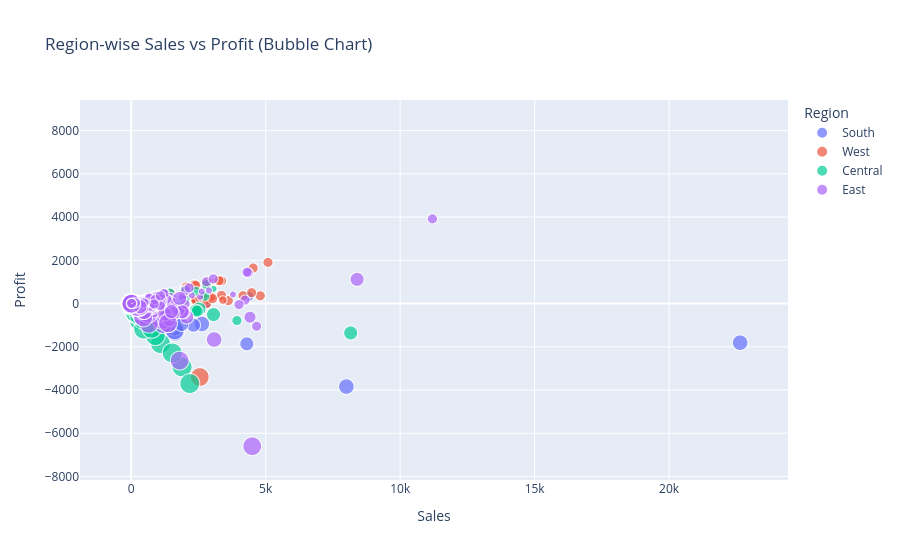

Notebook code cell kept with this figure:
### Markdown cell above
## 1. Region-wise Sales & Profit Bubble Chart

### Code cell
if set(['Region','Sales','Profit','Discount','Segment','Category','Sub-Category']).issubset(df.columns):
    fig = px.scatter(df, x='Sales', y='Profit', color='Region', size='Discount',
                     hover_data=['Segment','Category','Sub-Category'], opacity=0.7,
                     title='Region-wise Sales vs Profit (Bubble Chart)')
    fig.show()

### Figure 1 — Plotly figure (JSON) as saved in the notebook; plotly's stock layout.template omitted (floating-point values rounded to 4 significant figures; data arrays with more than 128 entries replaced by an {"elided": "..."} marker saying what was removed)
{"data": [{"customdata": {"elided": "1620x3 str values"}, "hovertemplate": "Region=South<br>Sales=%{x}<br>Profit=%{y}<br>Discount=%{marker.size}<br>Segment=%{customdata[0]}<br>Category=%{customdata[1]}<br>Sub-Category=%{customdata[2]}<extra></extra>", "legendgroup": "South", "marker": {"color": "#636efa", "opacity": 0.7, "size": {"elided": "1620 float values"}, "sizemode": "area", "sizeref": 0.002, "symbol": "circle"}, "mode": "markers", "name": "South", "showlegend": true, "type": "scattergl", "x": {"elided": "1620 float values"}, "xaxis": "x", "y": {"elided": "1620 float values"}, "yaxis": "y"}, {"customdata": {"elided": "3203x3 str values"}, "hovertemplate": "Region=West<br>Sales=%{x}<br>Profit=%{y}<br>Discount=%{marker.size}<br>Segment=%{customdata[0]}<br>Category=%{customdata[1]}<br>Sub-Category=%{customdata[2]}<extra></extra>", "legendgroup": "West", "marker": {"color": "#EF553B", "opacity": 0.7, "size": {"elided": "3203 float values"}, "sizemode": "area", "sizeref": 0.002, "symbol": "circle"}, "mode": "markers", "name": "West", "showlegend": true, "type": "scattergl", "x": {"elided": "3203 float values"}, "xaxis": "x", "y": {"elided": "3203 float values"}, "yaxis": "y"}, {"customdata": {"elided": "2323x3 str values"}, "hovertemplate": "Region=Central<br>Sales=%{x}<br>Profit=%{y}<br>Discount=%{marker.size}<br>Segment=%{customdata[0]}<br>Category=%{customdata[1]}<br>Sub-Category=%{customdata[2]}<extra></extra>", "legendgroup": "Central", "marker": {"color": "#00cc96", "opacity": 0.7, "size": {"elided": "2323 float values"}, "sizemode": "area", "sizeref": 0.002, "symbol": "circle"}, "mode": "markers", "name": "Central", "showlegend": true, "type": "scattergl", "x": {"elided": "2323 float values"}, "xaxis": "x", "y": {"elided": "2323 float values"}, "yaxis": "y"}, {"customdata": {"elided": "2848x3 str values"}, "hovertemplate": "Region=East<br>Sales=%{x}<br>Profit=%{y}<br>Discount=%{marker.size}<br>Segment=%{customdata[0]}<br>Category=%{customdata[1]}<br>Sub-Category=%{customdata[2]}<extra></extra>", "legendgroup": "East", "marker": {"color": "#ab63fa", "opacity": 0.7, "size": {"elided": "2848 float values"}, "sizemode": "area", "sizeref": 0.002, "symbol": "circle"}, "mode": "markers", "name": "East", "showlegend": true, "type": "scattergl", "x": {"elided": "2848 float values"}, "xaxis": "x", "y": {"elided": "2848 float values"}, "yaxis": "y"}], "layout": {"legend": {"itemsizing": "constant", "title": {"text": "Region"}, "tracegroupgap": 0}, "title": {"text": "Region-wise Sales vs Profit (Bubble Chart)"}, "xaxis": {"anchor": "y", "domain": [0, 1], "title": {"text": "Sales"}}, "yaxis": {"anchor": "x", "domain": [0, 1], "title": {"text": "Profit"}}}}
